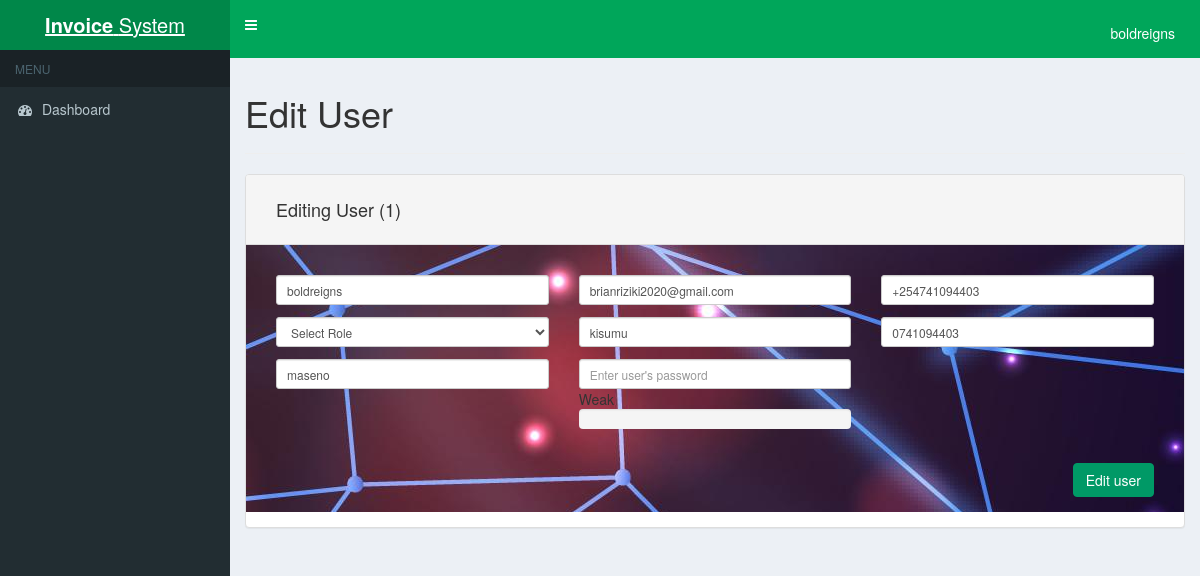
The app's page /user-edit.php?id=1 (signed in) with its own data.
### tables this page shows
CREATE TABLE `users` (
  `id` int NOT NULL,
  `username` varchar(100) NOT NULL,
  `email` varchar(100) NOT NULL,
  `phone` varchar(100) NOT NULL,
  `address_1` varchar(255) NOT NULL,
  `county` varchar(255) NOT NULL,
  `town` varchar(255) NOT NULL,
  `role` enum('customer','vendor','admin') DEFAULT 'customer',
  `password` varchar(200) NOT NULL
);

### user-edit.php (the view, shortened to what this page needs)
<?php
include('header.php');
include('functions.php');
$getID = $_GET['id'];
$query = "SELECT * FROM users WHERE id = '" . $mysqli->real_escape_string($getID) . "'";
$result = mysqli_query($mysqli, $query);
if($result) {
	while ($row = mysqli_fetch_assoc($result)) {
		$username = $row['username'];
		$email = $row['email'];
		$phone = $row['phone'];
		$customer_county = $row['county'];
		$customer_town = $row['town'];
		$customer_address_1 = $row['address_1'];
	}
}
?>
<h1>Edit User</h1>
<hr>
<div class="row">
	<div class="col-xs-12">
		<div class="panel panel-default">
			<div class="panel-heading">
				<h4>Editing User (<?php echo $getID; ?>)</h4>
			</div>
			<div class="panel-body form-group form-group-sm">
				<form method="post" id="update_user">
					<div class="row">
						<div class="col-xs-4">
							<input type="text" class="form-control margin-bottom required" name="username" placeholder="Enter username" value="<?php echo $username; ?>">
						</div>
						<div class="col-xs-4">
							<input type="text" class="form-control margin-bottom required" name="email" placeholder="Enter user's email address" value="<?php echo $email; ?>">
						</div>
						<div class="col-xs-4">
							<input type="text" class="form-control" name="phone" placeholder="Enter user's phone number" value="<?php echo $phone; ?>">
						</div>
					</div>
					<div class="row">
						<div class="col-xs-4">
                            <select name="role" class="form-control margin-bottom required">
                                <option value="">Select Role</option>
                            </select>
                        </div>
						<div class="col-xs-4">
                            <input type="text" class="form-control margin-bottom required" name="customer_county" placeholder="Enter user's county" value="<?php echo $customer_county; ?>">
                        </div>
                        <div class="col-xs-4">
                            <input type="text" class="form-control" name="customer_address_1" placeholder="Enter user's address" value="<?php echo $customer_address_1; ?>">
                        </div>
					</div>
					<div class="row">
                        <div class="col-xs-4">
                            <input type="text" class="form-control margin-bottom required" name="customer_town" placeholder="Enter user's town" value="<?php echo $customer_town; ?>">
                        </div>
                        <div class="col-xs-4">
                        <input type="password" class="form-control required" name="password" id="password" placeholder="Enter user's password">
                        </div>
                    </div>
					<div class="row">
						<div class="col-xs-12 margin-top btn-group">
							<input type="submit" id="action_update_user" class="btn btn-success float-right" value="Edit user" data-loading-text="Editing...">
						</div>
					</div>
				</form>
			</div>
		</div>
	</div>
<?php
	include('footer.php');
?>

### css/styles.css (style rules this page uses)
body { padding: 0; background-color: #00a65a; }
.btn-success { background-color: #009966; border-color: #009966; }
.panel-body { padding: 30px 30px 15px 30px; background-image: url('images/login.jpg'); }
.panel-heading { padding: 15px 30px 15px 30px; }
.float-right { float: right !important; }
.margin-bottom { margin-bottom: 1em; }
.margin-top { margin-top: 1em; }

### records on screen
users: username "boldreigns", email "brianriziki2020@gmail.com", phone "+254741094403", customer_county "kisumu", customer_address_1 "0741094403", customer_town "maseno"

### other values on screen
$_SESSION['login_username'] "boldreigns"
$getID "1"
